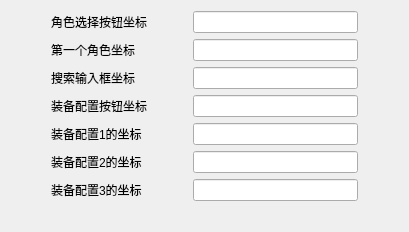
         <widget class="QWidget" name="page">
          <property name="sizePolicy">
           <sizepolicy hsizetype="Expanding" vsizetype="Expanding">
            <horstretch>0</horstretch>
            <verstretch>0</verstretch>
           </sizepolicy>
          </property>
          <layout class="QGridLayout" name="gridLayout_2">
           <item row="0" column="0">
            <spacer name="horizontalSpacer_9">
             <property name="orientation">
              <enum>Qt::Horizontal</enum>
             </property>
             <property name="sizeHint" stdset="0">
              <size>
               <width>40</width>
               <height>20</height>
              </size>
             </property>
            </spacer>
           </item>
           <item row="0" column="4">
            <spacer name="horizontalSpacer_8">
             <property name="orientation">
              <enum>Qt::Horizontal</enum>
             </property>
             <property name="sizeHint" stdset="0">
              <size>
               <width>40</width>
               <height>20</height>
              </size>
             </property>
            </spacer>
           </item>
           <item row="0" column="2">
            <spacer name="horizontalSpacer_10">
             <property name="orientation">
              <enum>Qt::Horizontal</enum>
             </property>
             <property name="sizeHint" stdset="0">
              <size>
               <width>40</width>
               <height>20</height>
              </size>
             </property>
            </spacer>
           </item>
           <item row="0" column="3">
            <widget class="QLineEdit" name="le_rolexy">
             <property name="minimumSize">
              <size>
               <width>165</width>
               <height>0</height>
              </size>
             </property>
             <property name="maximumSize">
              <size>
               <width>200</width>
               <height>16777215</height>
              </size>
             </property>
            </widget>
           </item>
           <item row="3" column="1">
            <widget class="QLabel" name="lb_skill_allocation">
             <property name="text">
              <string>装备配置按钮坐标</string>
             </property>
            </widget>
           </item>
           <item row="1" column="1">
            <widget class="QLabel" name="lb_firstx">
             <property name="text">
              <string>第一个角色坐标</string>
             </property>
            </widget>
           </item>
           <item row="5" column="1">
            <widget class="QLabel" name="lb_allocation2">
             <property name="text">
              <string>装备配置2的坐标</string>
             </property>
            </widget>
           </item>
           <item row="0" column="1">
            <widget class="QLabel" name="lb_rolexy">
             <property name="text">
              <string>角色选择按钮坐标</string>
             </property>
            </widget>
           </item>
           <item row="3" column="3">
            <widget class="QLineEdit" name="le_skill_allocation"/>
           </item>
           <item row="2" column="1">
            <widget class="QLabel" name="lb_search_name">
             <property name="text">
              <string>搜索输入框坐标</string>
             </property>
            </widget>
           </item>
           <item row="4" column="1">
            <widget class="QLabel" name="lb_allocation1">
             <property name="text">
              <string>装备配置1的坐标</string>
             </property>
            </widget>
           </item>
           <item row="2" column="3">
            <widget class="QLineEdit" name="le_search_name"/>
           </item>
           <item row="7" column="3">
            <spacer name="verticalSpacer_4">
             <property name="orientation">
              <enum>Qt::Vertical</enum>
             </property>
             <property name="sizeType">
              <enum>QSizePolicy::Fixed</enum>
             </property>
             <property name="sizeHint" stdset="0">
              <size>
               <width>20</width>
               <height>20</height>
              </size>
             </property>
            </spacer>
           </item>
           <item row="1" column="3">
            <widget class="QLineEdit" name="le_firstx">
             <property name="minimumSize">
              <size>
               <width>0</width>
               <height>0</height>
              </size>
             </property>
             <property name="maximumSize">
              <size>
               <width>16777215</width>
               <height>16777215</height>
              </size>
             </property>
            </widget>
           </item>
           <item row="6" column="1">
            <widget class="QLabel" name="lb_allocation3">
             <property name="text">
              <string>装备配置3的坐标</string>
             </property>
            </widget>
           </item>
           <item row="4" column="3">
            <widget class="QLineEdit" name="le_allocation1"/>
           </item>
           <item row="5" column="3">
            <widget class="QLineEdit" name="le_allocation2"/>
           </item>
           <item row="6" column="3">
            <widget class="QLineEdit" name="le_allocation3"/>
           </item>
          </layout>
         </widget>
